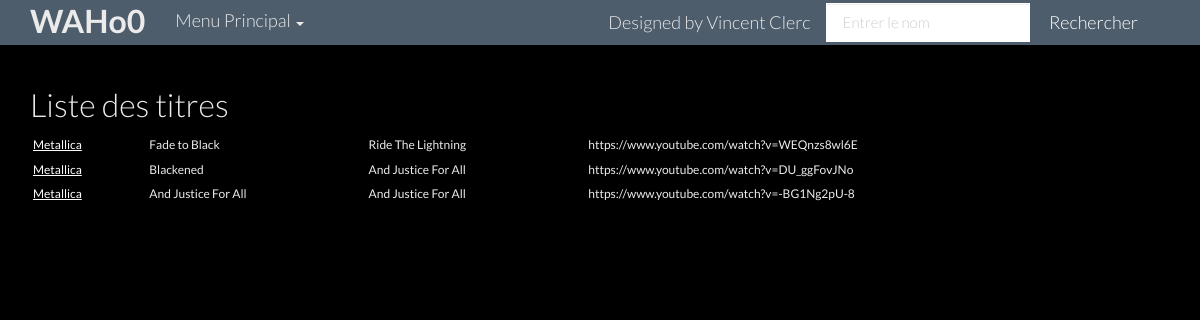
The app's page /?section=songlist&id=25 with its own data.
### tables this page shows
CREATE TABLE `artistes` (
  `id` int(11) NOT NULL,
  `name` varchar(50) NOT NULL,
  `genre_id` int(10) NOT NULL,
  `year` date NOT NULL,
  `image` text NOT NULL,
  `nationalite` varchar(50) NOT NULL,
  `biographie` text NOT NULL,
  `url` text NOT NULL
);

CREATE TABLE `songs` (
  `id` int(11) NOT NULL,
  `songname` varchar(50) NOT NULL,
  `album` varchar(50) NOT NULL,
  `url` text NOT NULL
);

### views/music.inc.php (called while the page is built, shortened)
<?php
    include("views/header-page-bootstrap.inc.php");
    include("views/mainswitch.inc.php");
    include("views/footer-page-bootstrap.inc.php");
?>

### index.php (called while the page is built, shortened)
<?php
include("modeles/modmusic.inc.php");
include("views/music.inc.php");
?>

### modeles/modsongs.inc.php (called while the page is built)
<?php
$sql = "SELECT a.id, a.name, c.songname,c.album,  c.url
FROM artistes as a
LEFT JOIN artsongs as b on a.id = b.idartist
LEFT JOIN songs as c on c.id = b.songid
WHERE a.id=:id";
$stmt = $dbartistes->prepare($sql);
$stmt->bindValue("id", $_GET["id"]);
$stmt->execute();
$records = $stmt->fetchAll();
?>

### modeles/modmusic.inc.php (called while the page is built, shortened)
<?php
try
	{
    $dbartistes=new PDO("mysql:host=$hostname;dbname=mediadb",$user,$pass);
    $dbartistes->setAttribute(PDO::ATTR_ERRMODE, PDO::ERRMODE_EXCEPTION);
	switch($section)
		{
			case "songlist":
				include("modeles/modsongs.inc.php");
				break;
		}
	}
catch(PDOException $excep)
	{
	echo $excep->getMessage();
	}
?>

### views/songlist.inc.php (the view)
<h2>Liste des titres</h2>
<table class="table table-condensed table-hover">
<?php
foreach($records as $record)
	{
	echo "<tr>";
	echo "<td><a href='?section=fileArtiste&id=" . $record["id"] . "'>" . $record["name"] ."</a></td>";
	echo "<td>". $record["songname"] ."</td>";
	echo "<td>". $record["album"] . "</td>";
  echo "<td>". $record["url"] . "</td>";
	echo "</tr>";
	}
?>
</table>

### records on screen
artistes: name "Metallica", songs.songname "Fade to Black", songs.album "Ride The Lightning", songs.url "https://www.youtube.com/watch?v=WEQnzs8wl6E", songs.songname "Blackened", songs.album "And Justice For All", songs.url "https://www.youtube.com/watch?v=DU_ggFovJNo", songs.songname "And Justice For All", songs.url "https://www.youtube.com/watch?v=-BG1Ng2pU-8"
